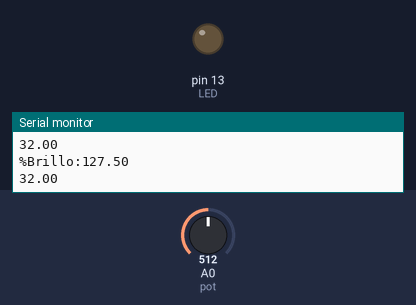
Bench run of a sketch on a simulated Arduino Uno, built with avr-gcc and run on an emulated ATmega328P. Parts: output pins drawn as LEDs (lit = HIGH), the last lines printed to the serial monitor. The inputs (shaded band) are chosen by the test bench; at power-on: A0 (pot) = 512.

Above: at 1.3 s.
1.4 s: A0 (pot) set to 502
At 2.5 s:
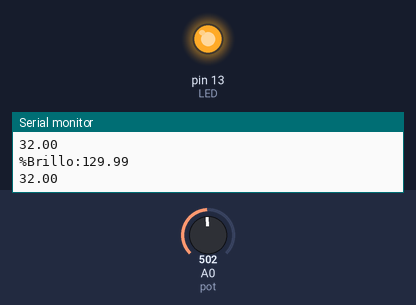
3.5 s: A0 (pot) set to 511
At 5.2 s:
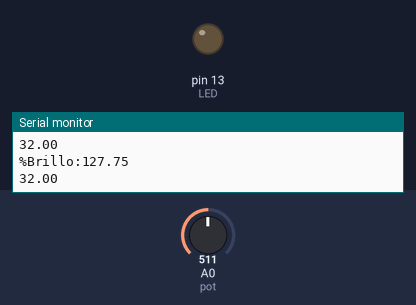
5.5 s: A0 (pot) set to 306
At 7.1 s:
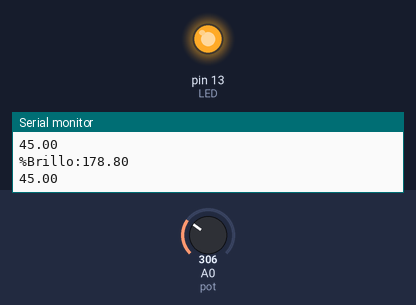
Timing chart, 0 to 8.6 s (numbered marks = the images above; inputs shaded):
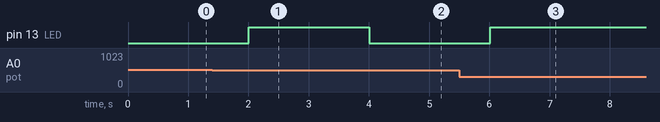

Measured:
- the behaviour switches between 510 and 509 on A0 (pot) (found by bisection; images 0 and 1)
- after the input at 1.4 s, pin 13 (LED): LOW → HIGH after 0.60 s
- after the input at 3.5 s, pin 13 (LED): HIGH → LOW after 0.51 s
- after the input at 5.5 s, pin 13 (LED): LOW → HIGH after 0.51 s

The sketch:

P6A2-Luminosidad.ino
```cpp
#include <DHT_U.h>

#define pot A0
#define LED 13

float value = 0.0;
float brillo = 0.0;
float valor = 0.0;
float y = 0;

void setup() {
  pinMode(LED,OUTPUT);
  Serial.begin(9600);
}

void loop() {

  value = analogRead(pot);
  y = map(brillo,0,999,0,255);
  brillo = 255-(value/1024*255);

  Serial.print("%Brillo:");
  Serial.println(brillo);
  Serial.println(y);
  delay(500);
  analogWrite(LED,brillo);
}
```
